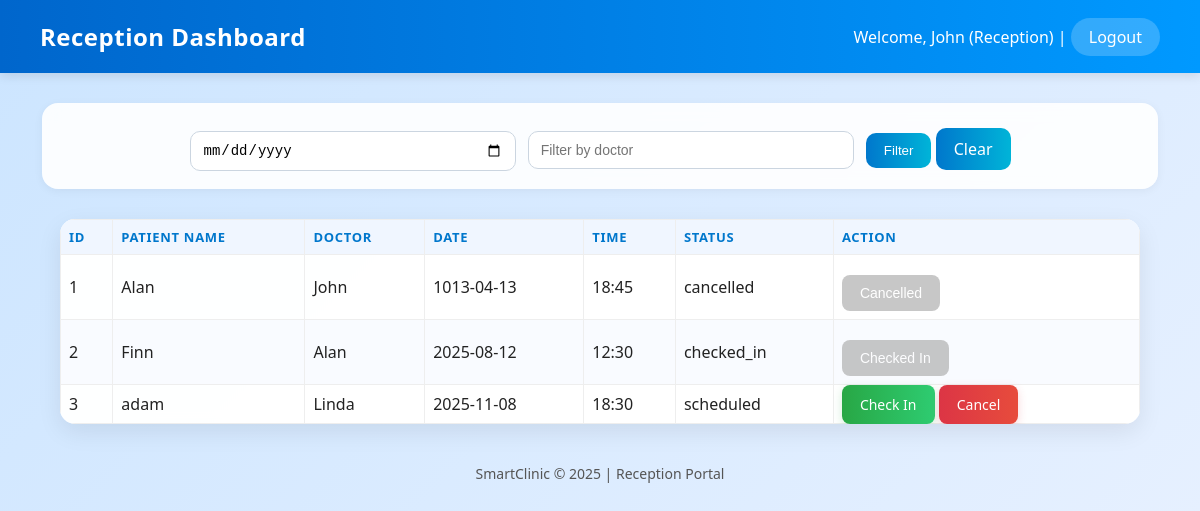
Page /reception (signed in) on the committed database.
### tables this page shows
CREATE TABLE appointments (
    id INTEGER PRIMARY KEY AUTOINCREMENT,
    patient_name TEXT NOT NULL,
    doctor_name TEXT NOT NULL,
    date TEXT NOT NULL,
    time TEXT NOT NULL,
    status TEXT DEFAULT 'pending'
, user_id INTEGER);

### app.py (the view)
@app.route('/reception')
@login_required
@role_required('reception', 'admin')
def reception():
    date = request.args.get('date', '').strip()
    doctor = request.args.get('doctor', '').strip()
    conn = get_db_connection()
    query = "SELECT * FROM appointments"
    params = []
    filters = []
    if date:
        filters.append("date=?")
        params.append(date)
    if doctor:
        filters.append("doctor_name LIKE ?")
        params.append('%' + doctor + '%')
    if filters:
        query += " WHERE " + " AND ".join(filters)
    query += " ORDER BY date, time"
    try:
        rows = conn.execute(query, params).fetchall()
    finally:
        conn.close()
    return render_template('reception.html', appointments=rows)

### app.py (called while the page is built)
def get_db_connection():
    conn = sqlite3.connect(DB)
    conn.row_factory = sqlite3.Row
    return conn

def login_required(f):
    @wraps(f)
    def decorated_function(*args, **kwargs):
        if 'user_id' not in session:
            flash("Please log in to access this page.", "error")
            return redirect(url_for('login', next=request.path))
        return f(*args, **kwargs)
    return decorated_function

def role_required(*allowed_roles):
    def decorator(f):
        @wraps(f)
        def decorated_function(*args, **kwargs):
            role = session.get('role')
            if role not in allowed_roles:
                flash("You do not have permission to access this page.", "error")
                return redirect(url_for('home'))
            return f(*args, **kwargs)
        return decorated_function
    return decorator

### templates/reception.html (shortened to what this page needs)
<!DOCTYPE html>
<html lang="en">
<head>
  <link rel="stylesheet" href="{{ url_for('static', filename='css/style.css') }}">
</head>
<body>
  <header>
    <h2>Reception Dashboard</h2>
    <div>
      <span>Welcome, {{ session['full_name'] }} (Reception)</span> |
      <a href="{{ url_for('logout') }}" class="logout">Logout</a>
    </div>
  </header>
  <div class="filters">
    <form method="get">
      <input type="date" name="date" value="{{ request.args.get('date', '') }}">
      <input type="text" name="doctor" placeholder="Filter by doctor" value="{{ request.args.get('doctor', '') }}">
      <button type="submit">Filter</button>
      <a href="{{ url_for('reception') }}">Clear</a>
    </form>
  </div>
  <table>
    <thead>
      <tr>
        <th>ID</th>
        <th>Patient Name</th>
        <th>Doctor</th>
        <th>Date</th>
        <th>Time</th>
        <th>Status</th>
        <th>Action</th>
      </tr>
    </thead>
    <tbody>
      {% for appt in appointments %}
      <tr>
        <td>{{ appt['id'] }}</td>
        <td>{{ appt['patient_name'] }}</td>
        <td>{{ appt['doctor_name'] }}</td>
        <td>{{ appt['date'] }}</td>
        <td>{{ appt['time'] }}</td>
        <td>{{ appt['status'] }}</td>
        <td>
          {% if appt['status'] not in ['checked_in', 'cancelled'] %}
            <a href="{{ url_for('checkin', appointment_id=appt['id']) }}" class="btn btn-checkin">Check In</a>
            <a href="{{ url_for('cancel_appointment', appointment_id=appt['id']) }}"
               class="btn btn-cancel"
               onclick="return confirmCancel('{{ appt.patient_name|escape }}', '{{ appt.doctor_name|escape }}');">
               Cancel
            </a>
          {% elif appt['status'] == 'checked_in' %}
            <button class="btn btn-disabled">Checked In</button>
          {% elif appt['status'] == 'cancelled' %}
            <button class="btn btn-disabled">Cancelled</button>
          {% endif %}
        </td>
      </tr>
      {% else %}
      <tr>
        <td colspan="7"><em>No appointments found.</em></td>
      </tr>
      {% endfor %}
    </tbody>
  </table>
  <footer>
    <p>SmartClinic © 2025 | Reception Portal</p>
  </footer>
</body>
</html>

### static/css/style.css (style rules this page uses)
body { font-family: Arial, sans-serif; background: #f7f9fc; color:#222; margin:0; padding:0; }
h1,h2 { color:#1f6feb; }
a { color:#1f6feb; text-decoration:none; }
table { width:100%; border-collapse:collapse; margin-top:12px; }
table th, table td { border:1px solid #eee; padding:8px; text-align:left; }
form input { padding:8px; width:300px; margin-top:4px; }
button { margin-top:12px; padding:8px 12px; background:#1f6feb; color:white; border:none; cursor:pointer; }
table th { background:#f0f6ff; }

### templates/reception.html (style rules this page uses)
body { font-family: "Poppins", "Segoe UI", sans-serif; background: linear-gradient(135deg, #cce5ff 0%, #e6f0ff 100%); margin: 0; padding: 0; animation: fadeIn 0.5s ease-in; }
header { background: linear-gradient(90deg, #0066cc 0%, #0099ff 100%); color: white; padding: 20px 40px; display: flex; justify-content: space-between; align-items: center; box-shadow: 0 3px 10px rgba(0, 0, 0, 0.1); }
header h2 { margin: 0; color: white; font-weight: 600; letter-spacing: 0.5px; }
header a.logout { color: #fff; text-decoration: none; background: rgba(255, 255, 255, 0.2); padding: 8px 18px; border-radius: 25px; transition: 0.2s ease; font-weight: 500; }
.filters { background: rgba(255, 255, 255, 0.9); width: 90%; margin: 30px auto; padding: 18px; border-radius: 16px; box-shadow: 0 2px 10px rgba(0, 0, 0, 0.05); text-align: center; backdrop-filter: blur(8px); }
.filters input { padding: 10px 12px; margin-right: 8px; border: 1px solid #cbd5e0; border-radius: 10px; outline: none; font-size: 14px; }
.filters button, .filters a { background: linear-gradient(90deg, #0077cc, #00b4d8); color: white; padding: 10px 18px; border: none; border-radius: 10px; cursor: pointer; text-decoration: none; font-weight: 500; transition: 0.25s; }
table { border-collapse: collapse; width: 90%; margin: 25px auto; background: rgba(255, 255, 255, 0.98); border-radius: 15px; overflow: hidden; box-shadow: 0 8px 25px rgba(0, 0, 0, 0.08); backdrop-filter: blur(6px); animation: fadeIn 0.5s ease-in; }
th { background: #ffffff; color: #0077cc; text-transform: uppercase; font-size: 13px; letter-spacing: 0.7px; padding: 14px 10px; box-shadow: 0 2px 5px rgba(0, 0, 0, 0.08); border-bottom: 2px solid #e6f0ff; position: sticky; top: 0; z-index: 2; }
td { padding: 14px 10px; text-align: center; border-bottom: 1px solid #edf2f7; }
tr:nth-child(even) { background-color: #f9fbff; }
.btn { padding: 10px 18px; border: none; border-radius: 8px; color: white; cursor: pointer; text-decoration: none; font-size: 14px; font-weight: 500; transition: all 0.2s ease; }
.btn-checkin { background: linear-gradient(90deg, #28a745, #2ecc71); box-shadow: 0 3px 10px rgba(40, 167, 69, 0.2); }
.btn-cancel { background: linear-gradient(90deg, #dc3545, #e74c3c); box-shadow: 0 3px 10px rgba(220, 53, 69, 0.2); }
.btn-disabled { background-color: #b0b0b0; cursor: not-allowed; opacity: 0.7; }
footer { text-align: center; margin: 40px 0; color: #555; font-size: 14px; }

### rows in the picture
appointments: full_name "John", id "1", patient_name "Alan", doctor_name "John", date "1013-04-13", time "18:45", status "cancelled", shows "Cancelled"
appointments: id "2", patient_name "Finn", doctor_name "Alan", date "2025-08-12", time "12:30", status "checked_in", shows "Checked In"
appointments: id "3", patient_name "adam", doctor_name "Linda", date "2025-11-08", time "18:30", status "scheduled"
